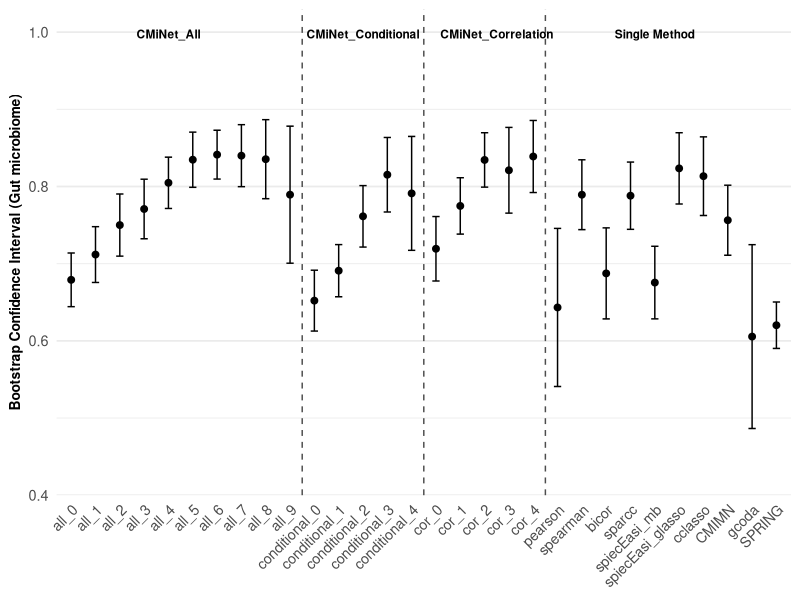
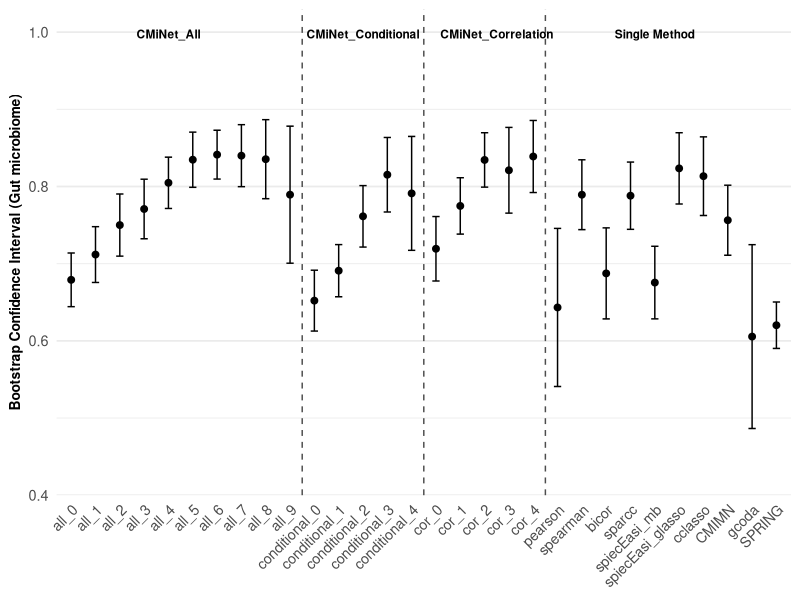

Here is the R script that generated these plots, in order:
library(tidyverse)
library(ggplot2)

# Load your CI results
df <- read_csv("CI.csv")

# Add midpoint for plotting
df$CI_Mid <- (df$CI_Lower + df$CI_Upper) / 2

df$Method =gsub("^Result_gut_|^One_|$", "", df$Method)
# === Define method order ===
method_order <- c(
  paste0("all_", 0:9),
  paste0("conditional_", 0:4),
  paste0("cor_", 0:4),
  "pearson","spearman","bicor","sparcc",
  "spiecEasi_mb", "spiecEasi_glasso", "cclasso", "CMIMN", "gcoda", "SPRING"
)

df$Method <- factor(df$Method, levels = method_order)

# === Vertical line positions between groups ===
vline_positions <- c(
  length(paste0("CMiNet_All_", 0:9)),
  length(paste0("CMiNet_All_", 0:9)) + length(paste0("CMiNet_Conditional_", 0:4)),
  length(paste0("CMiNet_All_", 0:9)) + length(paste0("CMiNet_Conditional_", 0:4)) + length(paste0("CMiNet_Correlation_", 0:4))
)

# === Plot ===
p <- ggplot(df, aes(x = Method, y = CI_Mid)) +
  geom_point(size = 2, color = "black") +
  geom_errorbar(aes(ymin = CI_Lower, ymax = CI_Upper), width = 0.3, color = "black") +
  theme_minimal(base_size = 13) +
  theme(
    axis.text.x = element_text(angle = 45, hjust = 1),
    axis.title.x = element_blank(),
    axis.title.y = element_text(face = "bold", size = 10),
    panel.grid.major.x = element_blank()
  ) +
  labs(
    y = "Bootstrap Confidence Interval (Gut microbiome)"
  ) +
  geom_vline(xintercept = vline_positions + 0.5, linetype = "dashed", color = "gray30")

# === Section labels under the x-axis ===
section_labels <- tibble(
  x = c(5, 13, 18.5, 25),
  y = rep(0.98, 4),
  label = c("CMiNet_All", "CMiNet_Conditional", "CMiNet_Correlation", "Single Method")
)

p_final <- p + 
  geom_text(data = section_labels, aes(x = x, y = y, label = label),
            inherit.aes = FALSE, angle = 0, size = 3, fontface = "bold", vjust = -1) +
  scale_y_continuous(limits = c(0.4, 1), expand = expansion(mult = c(0, 0.05)))
# === Save the plot ===
ggsave("Fscore_CI_gut.png", p_final, width = 14, height = 5, dpi = 300)

# Print it
print(p_final)
